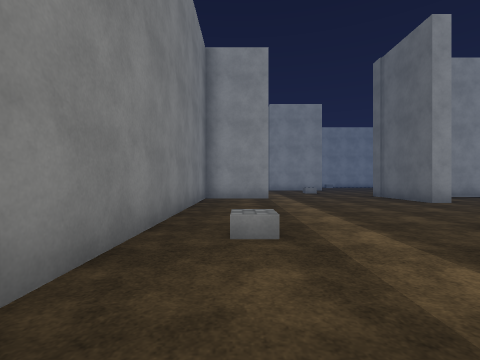
view 1 (above)

24 first-person views from a walk through a Unity game level. The camera is 1.2 m above the floor, looks level and sees 85° across. The floor is counted in squares, 2 m on a side. Each view is taken from the middle of a square. On the plan, view 1 faces up. The plan holds only what a view shows up to about 9 squares ahead; the rest is blank. The place goes on beyond the plan. The player is left out. Surface patterns are stand-ins for the level's own textures.

view 2
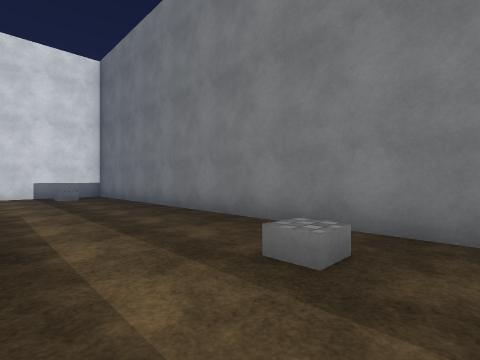

view 3
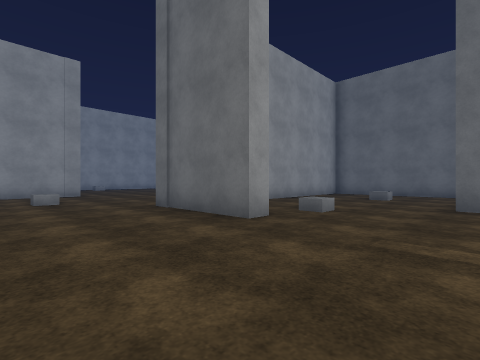

view 4
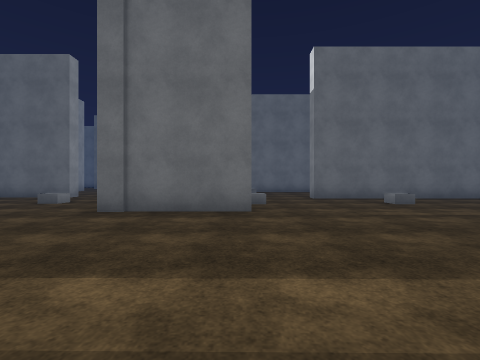

view 5
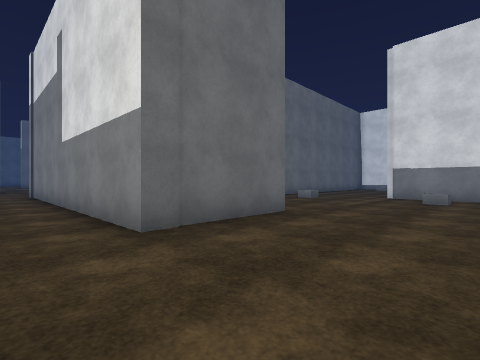

view 6
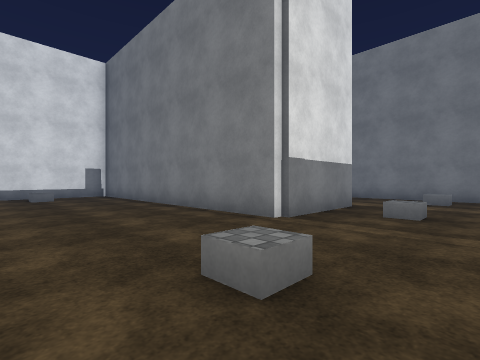

view 7
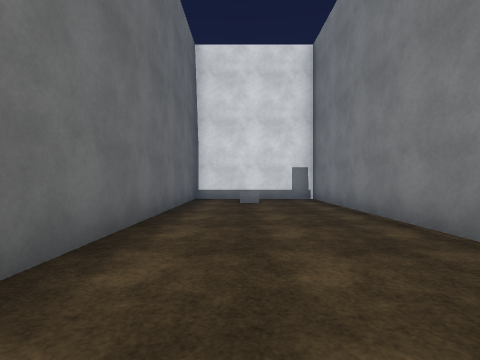

view 8
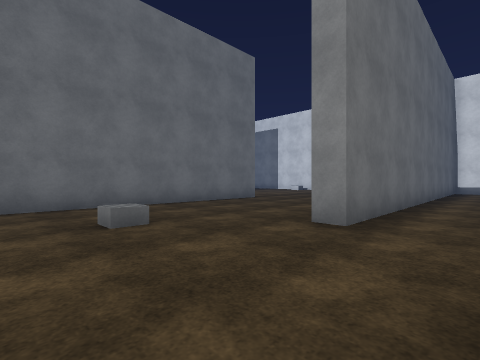

view 9
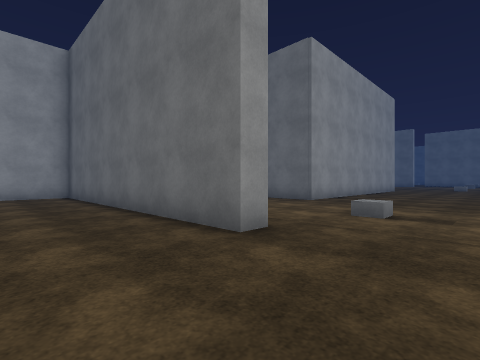

view 10
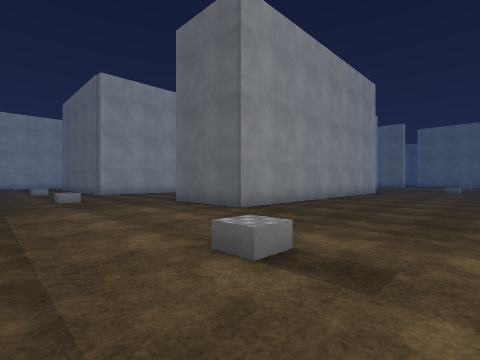

view 11
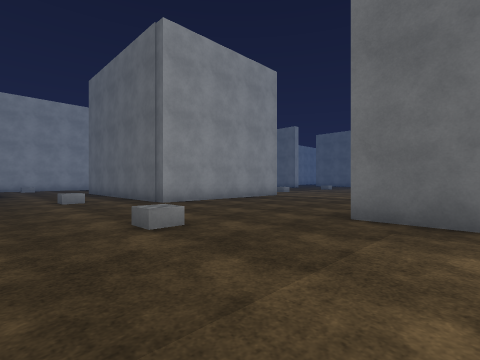

view 12
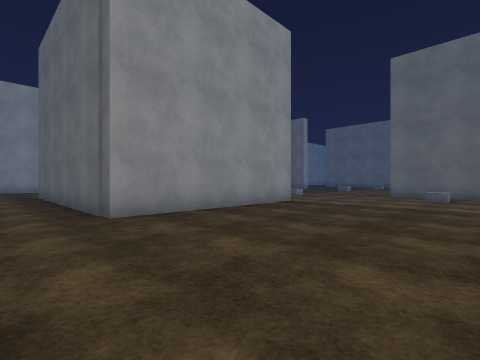

view 13
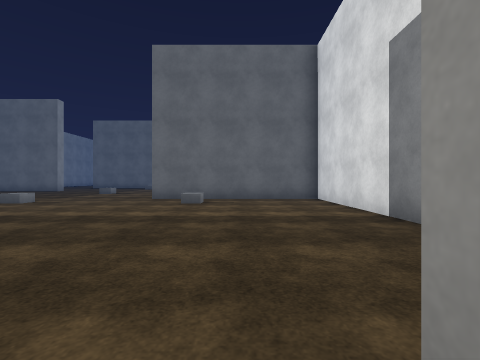

view 14
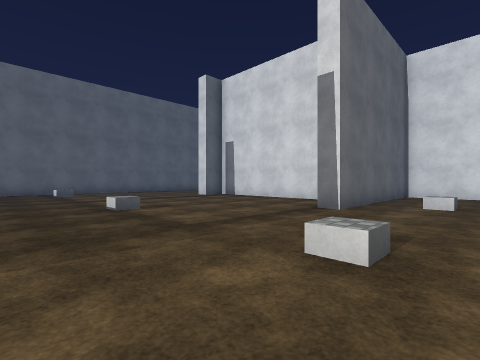

view 15
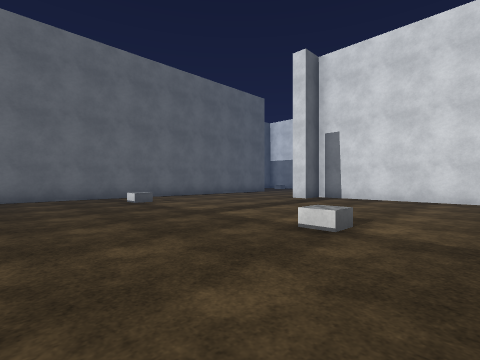

view 16
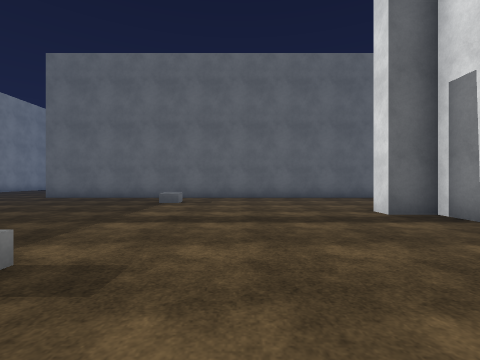

view 17
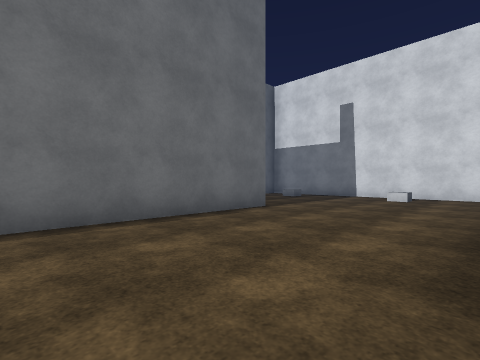

view 18
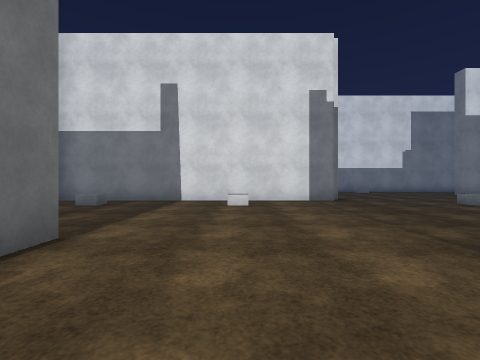

view 19
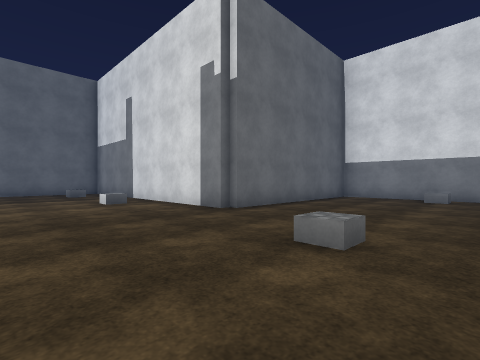

view 20
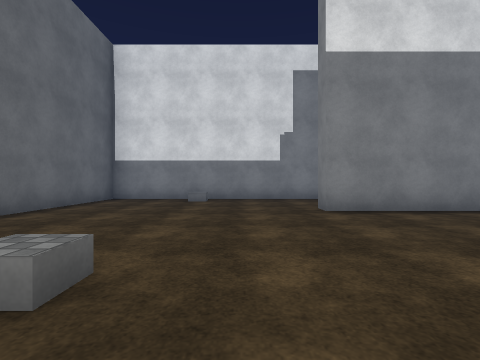

view 21
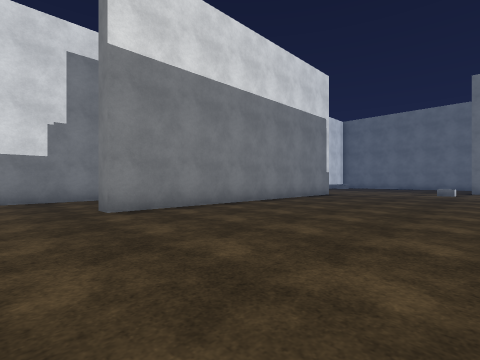

view 22
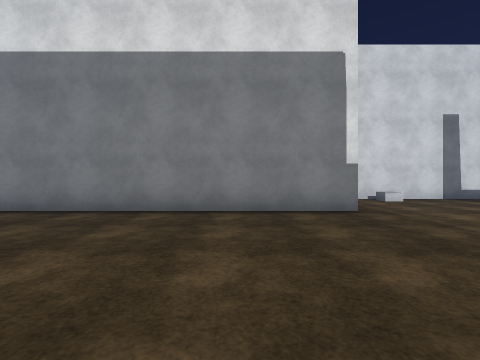

view 23
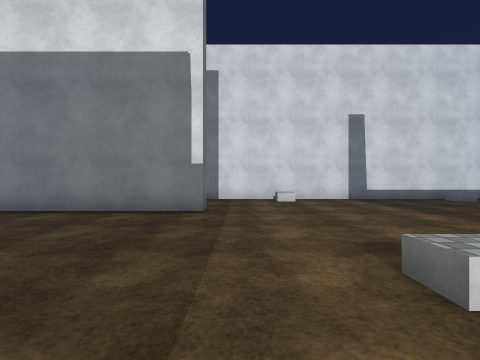

view 24
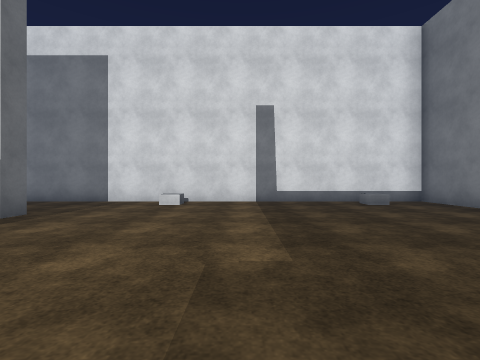

### Floor plan
Points are (right, up) in squares from view 1. A wall is a line through its corners. A room is listed if a view was taken in it or the views show most of it. See-through windows are left out.
Room 1 (view 1)
walls: (-0.5, -6.3) (1.6, -6.3); (-1.1, 0.6) (-1.1, -5.6)
ways out: opening at (0.5, 1) to room 2
objects: other object (0, -5)
Room 2 (views 2, 3, 4, 5, 6, 7, 8, 9, 10, 11, 12, 13, 14, 15, 16, 17, 18, 19, 20, 21, 22, 23, 24)
walls: (21.5, 3.5) (26.3, 3.5) (26.3, 8.8) (26.9, 8.8); (22.8, 3) (18, 3) (18, 5.6); (22.4, 10.3) (17.4, 10.3) (17.4, 15.4); (13.6, 1.1) (13.1, 1.1) (13.1, 9.2) (11.4, 9.2); (17.7, -3.6) (17.7, -3.1) (26.3, -3.1) (26.3, -3.6); (28, 6.6) (32.5, 6.6) (32.5, 7.4) (33.1, 7.4); (9.6, 9.2) (8.4, 9.2); (8.9, 12.8) (8.9, 15.2); (25.5, -6.3) (32, -6.3) (32, -0.7) (39.5, -0.7); (5.5, 6.8) (5, 6.8) (5, 9.7) (13.4, 9.7); (8.9, -4.5) (8.9, -6.3) (20, -6.3); (2, 1.6) (4.7, 1.6) (4.7, -6.3) (8.4, -6.3) (8.4, 4.6) (9, 4.6); (4, 14.8) (2.4, 14.8); (36.9, 4.2) (36.9, 15.5); (1, 8.5) (-1.1, 8.5) (-1.1, 0.6)
ways out: opening at (0.5, 1) to room 1
objects: other object (0, 3); other object (3, 3); other object (3, 12); other object (7, -5); other object (7, 3); other object (7, 7); other object (7, 12); other object (11, -6); other object (11, 7); other object (16, -6); other object (16, 1); other object (16, 7); other object (16, 12); other object (25, 7); other object (25, 12); other object (29, -6); other object (29, 1); other object (30, 12); other object (35, 1); other object (35, 12); other object (39, 1)

Positions as (right, up) in squares from view 1, and headings:
1: (0, 0), facing up
2: (2, 4), facing down-left
3: (2, 4), facing up-right
4: (0, 7), facing right
5: (2, 11), facing down-right
6: (8, 4), facing down-left
7: (7, 2), facing down
8: (7, 8), facing down-right
9: (11, -1), facing up-right
10: (14, -1), facing up-right
11: (14, 4), facing up-right
12: (16, 6), facing up-right
13: (18, 6), facing right
14: (24, 14), facing down-right
15: (28, 15), facing down-right
16: (28, 10), facing right
17: (33, 9), facing down-right
18: (35, 7), facing down
19: (28, 3), facing down-right
20: (28, 2), facing down
21: (28, 2), facing down-left
22: (20, 2), facing down
23: (17, 2), facing down
24: (14, 1), facing down
